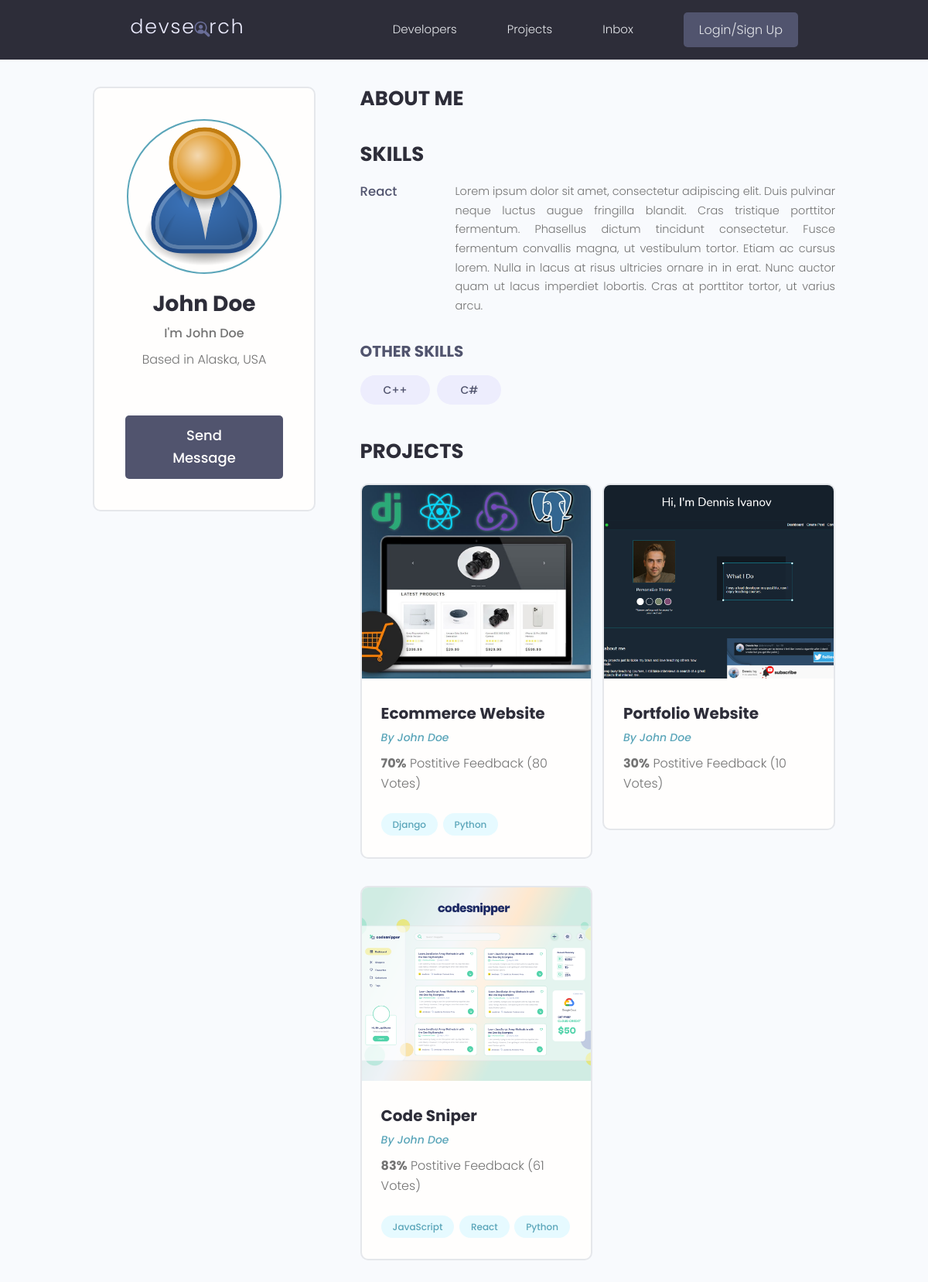
The page /profile/d8bbb82e-1b1f-48c9-b1a0-9e4f0ec4bbcc/ on the database its author committed.
### users/models.py (models this page shows, shortened)
class Profile(models.Model):
    user = models.OneToOneField(User, on_delete=models.CASCADE, null=True, blank=True)
    name = models.CharField(max_length=200, blank=True, null=True)
    email = models.EmailField(max_length=500, blank=True,null=True)
    username = models.CharField(max_length=200, blank=True, null=True)
    location = models.CharField(max_length=200, blank=True, null=True)
    short_intro = models.CharField(max_length=500, blank=True, null=True)
    bio = models.TextField(blank=True, null=True)
    profile_image = models.ImageField(blank=True, null=True, upload_to='profiles/', default='profiles/user-default.png' )
    social_github = models.CharField(max_length=200, blank=True, null=True)
    social_twitter = models.CharField(max_length=200, blank=True, null=True)
    social_linkedin = models.CharField(max_length=200, blank=True, null=True)
    social_youtube = models.CharField(max_length=200, blank=True, null=True)
    social_website = models.CharField(max_length=200, blank=True, null=True)
    created = models.DateTimeField(auto_now_add=True)
    id = models.UUIDField(default=uuid.uuid4, unique=True, primary_key=True, editable=False)

class Skill(models.Model):
    owner =  models.ForeignKey(Profile, on_delete=models.CASCADE, null=True)
    name = models.CharField(max_length= 200,null=True, blank=True)
    description = models.TextField(null=True, blank=True)
    created = models.DateTimeField(auto_now_add=True)
    id = models.UUIDField(default=uuid.uuid4, unique=True, primary_key=True, editable=False)
    def __str__(self):
        return str(self.name)

### projects/models.py (models this page shows, shortened)
class Project(models.Model):
    owner = models.ForeignKey(Profile, null=True, blank=True, on_delete=models.SET_NULL)
    title = models.CharField(max_length=200)
    description = models.TextField(null=True, blank=True)
    featured_image = models.ImageField(null=True, blank=True, default = "default.jpg")
    demo_link = models.CharField(max_length=2000, null=True, blank=True)
    source_link = models.CharField(max_length=2000, null=True, blank=True)
    tags = models.ManyToManyField('Tag', blank=True)
    vote_total = models.IntegerField(default=0, null=True, blank=True)
    vote_ratio = models.IntegerField(default=0, null=True, blank=True)
    created = models.DateTimeField(auto_now_add=True)
    id = models.UUIDField(default=uuid.uuid4, unique=True, primary_key=True, editable=False)

class Tag(models.Model):
    name = models.CharField(max_length=200)
    created = models.DateTimeField(auto_now_add=True)
    id = models.UUIDField(default=uuid.uuid4, unique=True, primary_key=True, editable=False)
    def __str__(self):
        return self.name

### users/views.py (the view)
# urls.py: path('profile/<str:pk>/', views.userProfile, name="user-profile"),
def userProfile(request, pk):
    profile = Profile.objects.get(id=pk)
    topSkills = profile.skill_set.exclude(description__exact="")
    otherSkills = profile.skill_set.filter(description="")
    context = {'profile' : profile,'topSkills':topSkills,'otherSkills':otherSkills}
    return render(request, 'users/user-profile.html', context)

### users/templates/users/user-profile.html (shortened to what this page needs)
{%extends 'main.html'%}
{%load static%}
{%block content%}
  <main class="profile my-md">
    <div class="container">
      <div class="layout">
        <div class="column column--1of3">
          <div class="card text-center">
            <div class="card__body dev">
              <img class="avatar avatar--xl" src="{{profile.profile_image.url}}" />
              <h2 class="dev__name">{{profile.name}}</h2>
              <p class="dev__title">{{profile.short_intro}}</p>
              <p class="dev__location">Based in {{profile.location}}</p>
              <a href="#" class="btn btn--sub btn--lg">Send Message </a>
            </div>
          </div>
        </div>
        <div class="column column--2of3">
          <div class="devInfo">
            <h3 class="devInfo__title">About Me</h3>
          </div>
          <div class="devInfo">
            <h3 class="devInfo__title">Skills</h3>
            <div class="devInfo__skills">
              {%for skill in topSkills%}
              <div class="devSkill">
                <h4 class="devSkill__title">{{skill.name}}</h4>
                <p class="devSkill__info">{{skill.description}}</p>
              </div>
              {%endfor%}
              <h3 class="devInfo__subtitle">Other Skills</h3>
              <div class="devInfo__otherSkills">
                {%for skill in otherSkills%}
                <span class="tag tag--pill tag--sub tag--lg">
                  <small>{{skill}}</small>
                </span>
                {%endfor%}
              </div>
            </div>
          </div>
          <div class="devInfo">
            <h3 class="devInfo__title">Projects</h3>
            <div class="grid grid--two">
                {%for project in profile.project_set.all%}
              <div class="column">
                <div class="card project">
                  <a href="{%url 'project' project.id%}" class="project">
                    <img class="project__thumbnail" src="{{project.featured_image.url}}" alt="project thumbnail" />
                    <div class="card__body">
                      <h3 class="project__title">{{project.title}}</h3>
                      <p><a class="project__author" href="{%url 'user-profile' project.owner.id%}">By {{project.owner.name}}</a></p>
                      <p class="project--rating">
                        <span style="font-weight: bold;">{{project.vote_ratio}}%</span> Postitive
                        Feedback ({{project.vote_total}} Vote{{project.vote_total|pluralize:'s'}})
                      </p>
                      <div class="project__tags">
                        {%for tag in project.tags.all%}
                        <span class="tag tag--pill tag--main">
                          <small>{{tag}}</small>
                        </span>
                        {%endfor%}
                      </div>
                    </div>
                  </a>
                </div>
              </div>
              {%endfor%}
            </div>
          </div>
        </div>
      </div>
    </div>
  </main>
{%endblock%}

### static/styles/app.css (style rules this page uses)
:root { --color-sub: #2d2d39; }
.btn--sub { background-color: var(--color-sub-light); }
.card { border: 2px solid var(--color-light); }
img { width: 100%; }
.profile .card > .dev { padding: 4rem; }
.dev__name { color: var(--color-sub); font-size: 2.8rem; font-weight: 700; margin-top: 1rem; margin-bottom: 0.5rem; }
.dev__title { font-size: 1.6rem; font-weight: 500; line-height: 1.3; }
.dev__location { margin-top: 1rem; }
.devInfo { margin-bottom: 3rem; }
.devInfo__title, .devInfo__subtitle { font-size: 2.6rem; color: var(--color-sub); text-transform: uppercase; font-weight: 700; margin-bottom: 1.5rem; }
.devInfo__subtitle { font-size: 2rem; color: var(--color-sub-light); }
.devInfo__about, .devSkill__info { font-size: 1.45rem; line-height: 1.7; text-align: justify; }
.devSkill { margin-bottom: 3rem; }
.devSkill__title { font-size: 1.65rem; font-weight: 500; color: var(--color-sub-light); }
@media screen and (min-width: 700px) { .devSkill { display: flex; justify-content: space-between; gap: 3rem; } }
@media screen and (min-width: 700px) { .devSkill__info { flex-basis: 80%; } }
.project__author { font-size: 1.4rem; font-style: italic; }
.project--rating { margin-bottom: 1.6em; margin-top: .5em; }
.project__thumbnail { height: 25rem; object-fit: cover; object-position: top center; }
.project__title { font-size: 2rem; font-weight: 700; color: var(--color-sub); }

### static/uikit/styles/modules/_variables.css (style rules this page uses)
:root { --color-main: #5aa5b9; --color-main-light: #e6faff; --color-sub: #3f4156; --color-sub-light: #51546e; --color-sub-lighter: #ededfd; --color-text: #737373; --color-gray: #8b8b8b; --color-light: #e5e7eb; --color-light-gray: #767676; --color-bg: #f8fafd; --color-white: #fffefd; --color-white-light: #f3f3f3; --color-success: #359e64; --color-success-bg: #def8e8; --color-error: #fc4b0b; --color-error-bg: #fff2ee; --font-base: 'Poppins', arial, helvetica, 'Segoe UI', roboto, ubuntu, sans-serif; --font-monospace: 'Fira Code', 'Courier New', courier, monospace; --font-regular: 300; --font-medium: 500; --font-bold: 700; --generic-shadow: 1px 1px 5px #00000010; --generic-transition: all 0.3s ease-in-out; }

### static/uikit/styles/modules/_base.css (style rules this page uses)
* { margin: 0; padding: 0; box-sizing: border-box; text-rendering: optimizeLegibility; color: inherit; font-size: inherit; }
html { font-size: 50%; }
@media only screen and (min-width: 480px) { html { font-size: 56.25%; } }
@media only screen and (min-width: 1200px) { html { font-size: 62.5%; } }
body { line-height: 1.6; font-weight: 400; font-size: 1.5rem; color: var(--color-text); background-color: var(--color-bg); min-height: 100vh; }

### static/uikit/styles/modules/_typography.css (style rules this page uses)
* { font-family: var(--font-base); }
h2 { font-size: 3.6rem; font-weight: var(--font-bold); }
h3 { font-size: 3.2rem; font-weight: var(--font-medium); }
h4 { font-size: 2.8rem; font-weight: var(--font-medium); }
p, span, strong { font-size: 1.6rem; color: var(--color-text); font-weight: var(--font-regular); }
a { padding-bottom: 2px; text-decoration: none; display: inline-block; color: var(--color-main); font-weight: var(--font-medium); }

### static/uikit/styles/modules/_utilities.css (style rules this page uses)
.container { width: 92%; max-width: 165rem; margin: 0 auto; box-sizing: border-box; }
@media screen and (min-width: 1000px) { .container { width: 90%; } }
@media screen and (min-width: 1200px) { .container { width: 80%; } }
.text-center { text-align: center; }
.my-md { margin: 3rem auto; }

### static/uikit/styles/modules/_avatar.css (style rules this page uses)
.avatar { border-radius: 50%; border: 2px solid var(--color-main); object-fit: cover; }
.avatar--xl { height: 20rem; width: 20rem; }

### static/uikit/styles/modules/_button.css (style rules this page uses)
.btn { display: inline-block; position: relative; cursor: pointer; background-color: var(--color-light); font-weight: var(--font-medium); color: var(--color-sub); text-decoration: none; padding: 1rem 2rem; border-radius: 0.5rem; border: none; width: -webkit-fit-content; width: -moz-fit-content; width: fit-content; height: -webkit-fit-content; height: -moz-fit-content; height: fit-content; font-size: 1.6rem; outline-width: 0; outline-color: transparent; -webkit-backface-visibility: hidden; backface-visibility: hidden; transition: all 0.3s ease-in-out; }
.btn--sub { background-color: var(--color-sub); color: var(--color-white); }
.btn--lg { font-size: 1.8rem; padding: 1.2rem 4.5rem; }

### static/uikit/styles/modules/_card.css (style rules this page uses)
.card { border-radius: 1rem; background-color: var(--color-white); border: 1.5px solid var(--color-light); width: auto; height: auto; margin-top: 0.5rem; margin-bottom: 0.5rem; overflow: hidden; }
.card__body, .card__header { padding: 2rem 2.5rem; }

### rows shown on the page
Profile: profile_image (placeholder picture), name "John Doe", short_intro "I'm John Doe", location "Alaska, USA"
Skill: name "React", description "Lorem ipsum dolor sit amet, consectetur adipiscing elit. Duis pulvinar neque luctus augue fringilla blandit. Cras tristique porttitor fermentum. Phasellus dictum tincidunt consectetur. Fusce fermentum convallis magna, ut vestibulum tortor. Etiam ac cursus lorem. Nulla in lacus at risus ultricies ornare in in erat. Nunc auctor quam ut lacus imperdiet lobortis. Cras at porttitor tortor, ut varius arcu."
Skill: name "C++"
Skill: name "C#"
Project: featured_image (picture), title "Ecommerce Website", owner.name "John Doe", vote_ratio "70", vote_total "80"
Tag: name "Django"
Tag: name "Python"
Project: featured_image (picture), title "Portfolio Website", owner.name "John Doe", vote_ratio "30", vote_total "10"
Project: featured_image (picture), title "Code Sniper", owner.name "John Doe", vote_ratio "83", vote_total "61"
Tag: name "JavaScript"
Tag: name "React"
